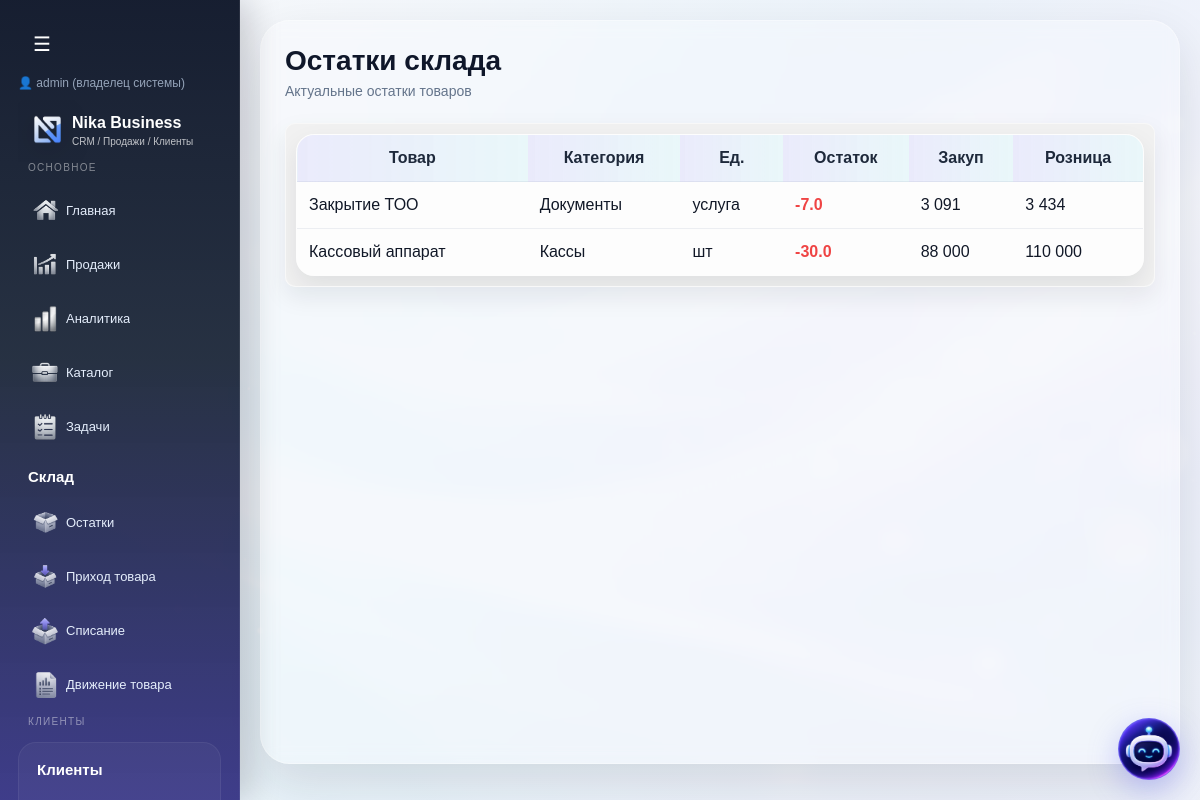
The app's page /stock (signed in), older data.
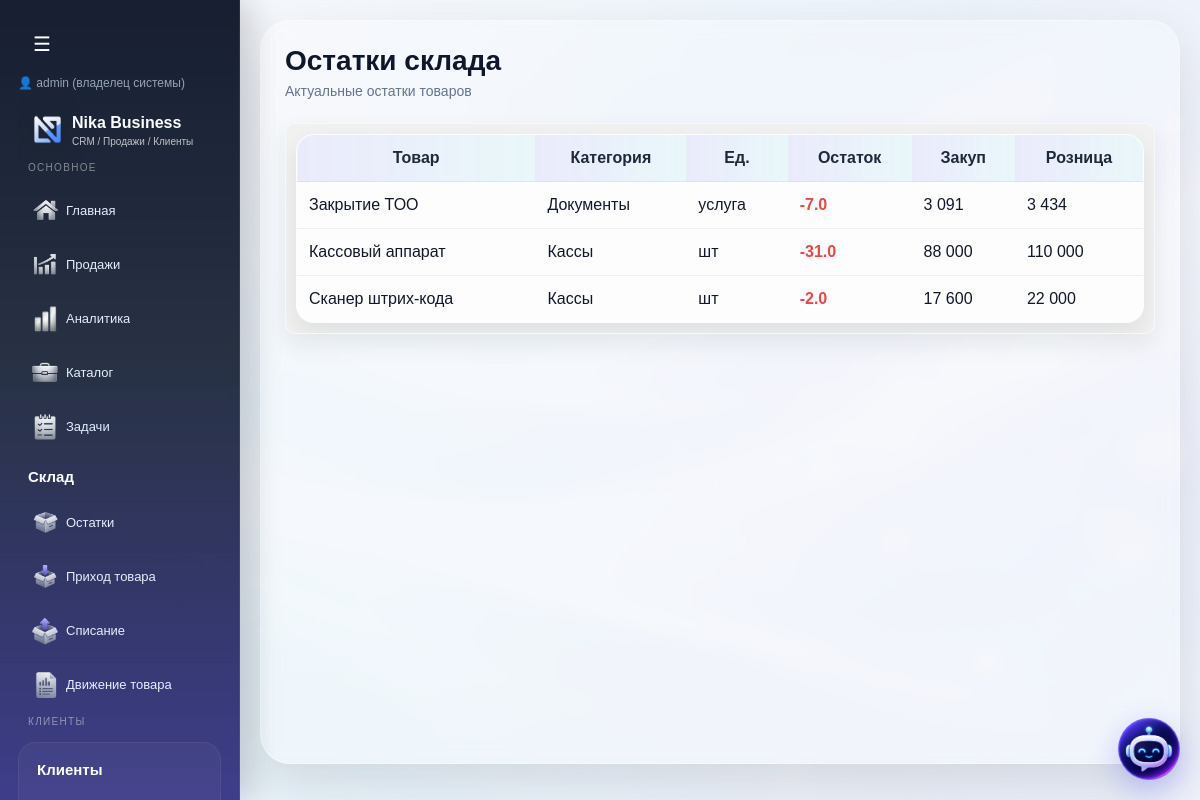
The same page, newer data.
### tables this page shows
CREATE TABLE items (
        id INTEGER PRIMARY KEY AUTOINCREMENT,
        name TEXT,
        price INTEGER,
        category TEXT,
        type TEXT
    , description TEXT, retail_price INTEGER, wholesale_price INTEGER, discount_percent INTEGER, purchase_price INTEGER, barcode TEXT, company_id INTEGER, unit TEXT, markup_percent REAL DEFAULT 0, quantity REAL DEFAULT 0);

### routes/stock.py (the view)
@stock_bp.route("/stock")
def stock():
    conn = get_db()
    items = conn.execute("""
        SELECT
            items.*,

            COALESCE(
                SUM(
                    CASE
                        WHEN stock_movements.movement_type='income'
                        THEN stock_movements.quantity

                        WHEN stock_movements.movement_type='sale'
                        THEN -stock_movements.quantity

                        WHEN stock_movements.movement_type='writeoff'
                        THEN -stock_movements.quantity
                    END
                ),
                0
            ) as stock

        FROM items

        LEFT JOIN stock_movements
        ON items.id = stock_movements.item_id

        WHERE items.company_id = ?

        GROUP BY items.id

        ORDER BY items.name
    """, (
        session.get("company_id"),
    )).fetchall()
    conn.close()
    return render_template(
        "stock.html",
        items=items
    )

### app.py (called while the page is built, shortened)
@app.before_request
def check_company_access():
    if session.get("is_super_admin") or session.get("is_creator"):
        return

### models.py (called while the page is built)
def get_db():
    conn = sqlite3.connect(DATABASE, timeout=5)
    conn.row_factory = sqlite3.Row
    return conn

### templates/stock.html (shortened to what this page needs)
{% extends "base.html" %}
{% block content %}
<div class="page-header">
    <div>
        <h1 class="page-title">Остатки склада</h1>
        <div class="page-note">
            Актуальные остатки товаров
        </div>
    </div>
</div>
<div class="card">
    <table>
        <thead>
            <tr>
                <th>Товар</th>
                <th>Категория</th>
                <th>Ед.</th>
                <th>Остаток</th>
                <th>Закуп</th>
                <th>Розница</th>
            </tr>
        </thead>
        <tbody>
        {% for item in items %}
            <tr>
                <td>
                    {{ item.name }}
                </td>
                <td>
                    {{ item.category }}
                </td>
                <td>
                    {{ item.unit }}
                </td>
                <td>
                    {% if item.stock <= 0 %}
                        <span style="color:#ef4444;font-weight:bold;">
                            {{ item.stock }}
                        </span>
                    {% elif item.stock <= 5 %}
                        <span style="color:#f59e0b;font-weight:bold;">
                            {{ item.stock }}
                        </span>
                    {% else %}
                        <span style="color:#16a34a;font-weight:bold;">
                            {{ item.stock }}
                        </span>
                    {% endif %}
                </td>
                <td>
                    {{ "{:,.0f}".format(item.purchase_price or 0).replace(",", " ") }}
                </td>
                <td>
                    {{ "{:,.0f}".format(item.retail_price or 0).replace(",", " ") }}
                </td>
            </tr>
        {% endfor %}
        </tbody>
    </table>
</div>
{% endblock %}

Row changes from the older to the newer data that the page shows:
changed items "Кассовый аппарат": stock "-30.0" → "-31.0"
added items: name "Сканер штрих-кода", category "Кассы", unit "шт", stock "-2.0", purchase_price "17 600", retail_price "22 000"
